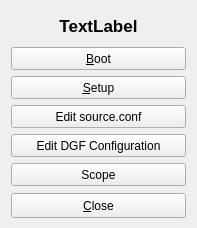
   <widget class="QWidget" name="layoutWidget5">
    <property name="geometry">
     <rect>
      <x>660</x>
      <y>360</y>
      <width>177</width>
      <height>211</height>
     </rect>
    </property>
    <layout class="QVBoxLayout" name="buttonsLayout">
     <item>
      <widget class="QLabel" name="statusLabel">
       <property name="minimumSize">
        <size>
         <width>130</width>
         <height>30</height>
        </size>
       </property>
       <property name="maximumSize">
        <size>
         <width>175</width>
         <height>30</height>
        </size>
       </property>
       <property name="font">
        <font>
         <pointsize>13</pointsize>
         <weight>75</weight>
         <bold>true</bold>
        </font>
       </property>
       <property name="text">
        <string>TextLabel</string>
       </property>
       <property name="alignment">
        <set>Qt::AlignCenter</set>
       </property>
      </widget>
     </item>
     <item>
      <widget class="QPushButton" name="bootButton">
       <property name="sizePolicy">
        <sizepolicy hsizetype="Minimum" vsizetype="Fixed">
         <horstretch>0</horstretch>
         <verstretch>23</verstretch>
        </sizepolicy>
       </property>
       <property name="minimumSize">
        <size>
         <width>0</width>
         <height>23</height>
        </size>
       </property>
       <property name="maximumSize">
        <size>
         <width>16777215</width>
         <height>23</height>
        </size>
       </property>
       <property name="text">
        <string>&amp;Boot</string>
       </property>
      </widget>
     </item>
     <item>
      <widget class="QPushButton" name="setupButton">
       <property name="minimumSize">
        <size>
         <width>175</width>
         <height>23</height>
        </size>
       </property>
       <property name="maximumSize">
        <size>
         <width>175</width>
         <height>23</height>
        </size>
       </property>
       <property name="text">
        <string>&amp;Setup</string>
       </property>
      </widget>
     </item>
     <item>
      <widget class="QPushButton" name="sourceconfButton">
       <property name="minimumSize">
        <size>
         <width>175</width>
         <height>23</height>
        </size>
       </property>
       <property name="maximumSize">
        <size>
         <width>175</width>
         <height>23</height>
        </size>
       </property>
       <property name="text">
        <string>Edit source.conf</string>
       </property>
      </widget>
     </item>
     <item>
      <widget class="QPushButton" name="dgfconfButton">
       <property name="minimumSize">
        <size>
         <width>175</width>
         <height>23</height>
        </size>
       </property>
       <property name="maximumSize">
        <size>
         <width>175</width>
         <height>23</height>
        </size>
       </property>
       <property name="text">
        <string>Edit DGF Configuration</string>
       </property>
      </widget>
     </item>
     <item>
      <widget class="QPushButton" name="scopeButton">
       <property name="minimumSize">
        <size>
         <width>0</width>
         <height>23</height>
        </size>
       </property>
       <property name="maximumSize">
        <size>
         <width>16777215</width>
         <height>23</height>
        </size>
       </property>
       <property name="text">
        <string>Scope</string>
       </property>
      </widget>
     </item>
     <item>
      <widget class="QPushButton" name="closeButton">
       <property name="minimumSize">
        <size>
         <width>175</width>
         <height>25</height>
        </size>
       </property>
       <property name="maximumSize">
        <size>
         <width>175</width>
         <height>23</height>
        </size>
       </property>
       <property name="text">
        <string>&amp;Close</string>
       </property>
      </widget>
     </item>
    </layout>
   </widget>
